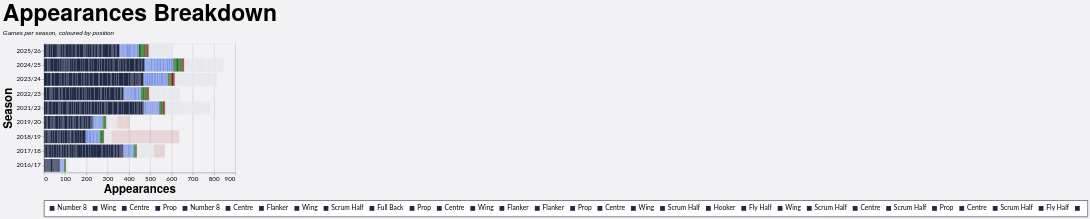

Source (Vega-Lite JSON):
### Vega-Lite specification from a JSON file in a GitHub repository (floating-point values rounded to 4 significant figures; data arrays with more than 128 entries replaced by an {"elided": "..."} marker saying what was removed)
{"config": {"axis": {"labelFont": "Lato, sans-serif", "titleFont": "PT Sans Narrow, Helvetica Neue, Helvetica, Arial, sans-serif", "labelFontSize": 13, "titleFontSize": 24, "gridColor": "#202947", "gridOpacity": 0.2}, "header": {"labelFont": "PT Sans Narrow, Helvetica Neue, Helvetica, Arial, sans-serif", "titleFont": "PT Sans Narrow, Helvetica Neue, Helvetica, Arial, sans-serif", "labelFontSize": 24, "titleFontSize": 28, "labelFontWeight": "bold", "orient": "left"}, "legend": {"labelFont": "Lato, sans-serif", "titleFont": "PT Sans Narrow, Helvetica Neue, Helvetica, Arial, sans-serif", "labelFontSize": 14, "titleFontSize": 16, "titlePadding": 5, "fillColor": "white", "strokeColor": "black", "padding": 10, "titleFontWeight": "lighter", "titleFontStyle": "italic", "titleColor": "gray", "offset": 10}, "title": {"font": "PT Sans Narrow, Helvetica Neue, Helvetica, Arial, sans-serif", "fontSize": 48, "fontWeight": "bold", "anchor": "start", "align": "center", "titlePadding": 20, "subtitlePadding": 10, "subtitleFontSize": 13, "subtitleColor": "", "subtitleFontStyle": "italic", "offset": 15, "color": "black"}, "axisX": {"labelAngle": 0}, "facet": {"title": null, "header": null, "align": {"row": "each", "column": "each"}}, "resolve": {"scale": {"y": "independent", "facet": "independent"}}, "background": "#f2f1f4"}, "data": {"name": "data-377d3dc41c20bf2c6fce0e77a3ca6d33"}, "mark": {"type": "bar"}, "encoding": {"color": {"field": "color_key", "legend": {"labelExpr": "split(datum.label, '|||')[1]", "orient": "bottom", "title": null}, "scale": {"domain": {"elided": "814 str values"}, "range": {"elided": "814 str values"}}, "type": "nominal"}, "tooltip": [{"field": "player", "title": "Player", "type": "nominal"}, {"field": "season", "title": "Season", "type": "nominal"}, {"field": "color_value", "title": "Position", "type": "nominal"}, {"aggregate": "sum", "field": "apps", "title": "Appearances", "type": "quantitative"}], "x": {"aggregate": "sum", "field": "apps", "title": "Appearances", "type": "quantitative"}, "y": {"field": "season", "sort": {"field": "season_sort", "op": "max", "order": "descending"}, "title": "Season", "type": "nominal"}}, "height": {"step": 30}, "title": {"text": "Appearances Breakdown", "subtitle": "Games per season, coloured by position"}, "width": 400, "$schema": "https://vega.github.io/schema/vega-lite/v5.20.1.json", "datasets": {"data-377d3dc41c20bf2c6fce0e77a3ca6d33": {"elided": "2466 records"}}}
